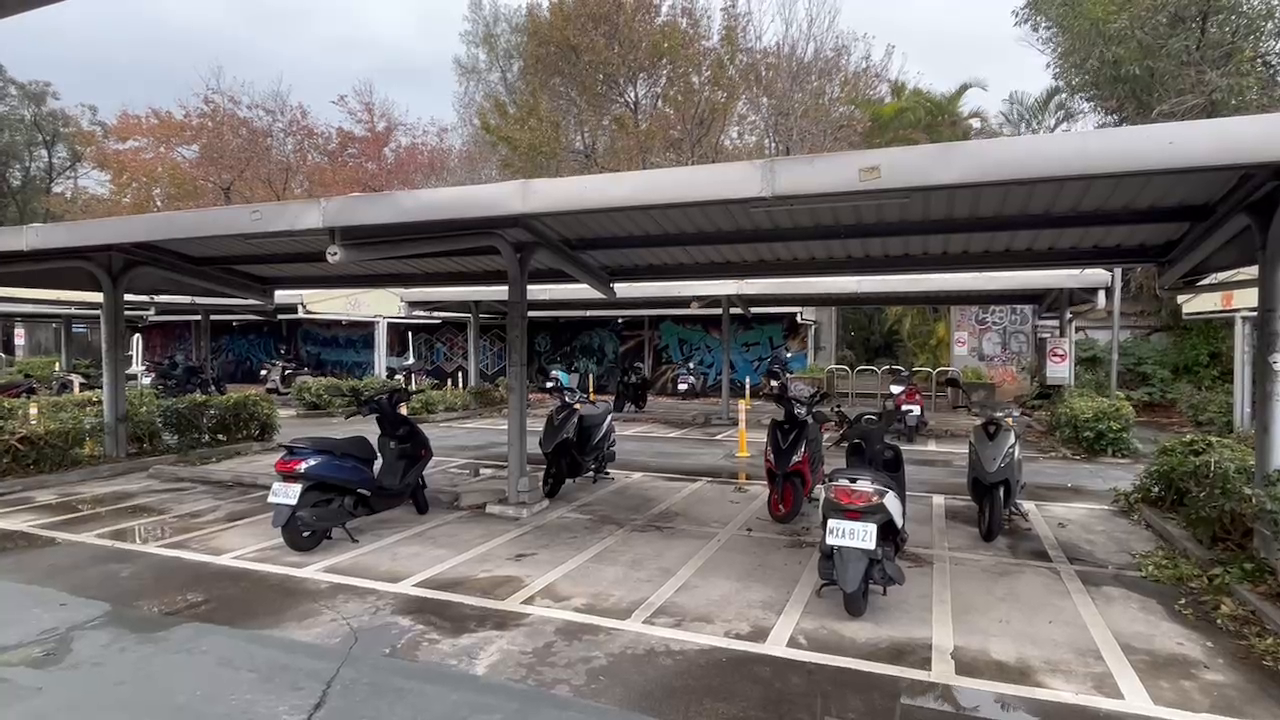
#> input picture frame 14 of 727509327.063853.mp4, 1280 x 720 px
$ python whitevideo.py
#> lines starting #> are read from the running program, lines starting #| are printed output that depends on the picture; after the words box and inside, x2 and y2 are one past the last pixel; in counts of white or black regions, pixels touching at a corner belong together
import cv2
import numpy as np

# 讀取影片
cap = cv2.VideoCapture("C:/Users/user/Desktop/parking/727509327.063853.mp4")

while cap.isOpened():
    ret, frame = cap.read()
#> frame is the input picture: shape (720, 1280, 3); mean B, G, R 110.4, 112.7, 117.9
    if not ret:
        break

    # 將影片轉換為HSV色彩空間更容易捕捉顏色資訊
    hsv = cv2.cvtColor(frame, cv2.COLOR_BGR2HSV)
#> hsv: shape (720, 1280, 3); mean H, S, V 61.8, 42.5, 120.9

    # 定義白色的HSV範圍 停車格是白色
    lower_white = np.array([0, 0, 200])
    upper_white = np.array([255, 30, 255])
    #定義的上下界（lower_white 和 upper_white）
    #來創建一個二值化的遮罩（mask），將在這個範圍內的像素設為255，其他的設為0
    #這樣得到的遮罩即表示原始影像中屬於白色範圍的部分
    #這樣的二值化遮罩在後續的處理中可以用來標記或者過濾出白色的區域。

    # 根據HSV範圍過濾白色區域
    mask_white = cv2.inRange(hsv, lower_white, upper_white)
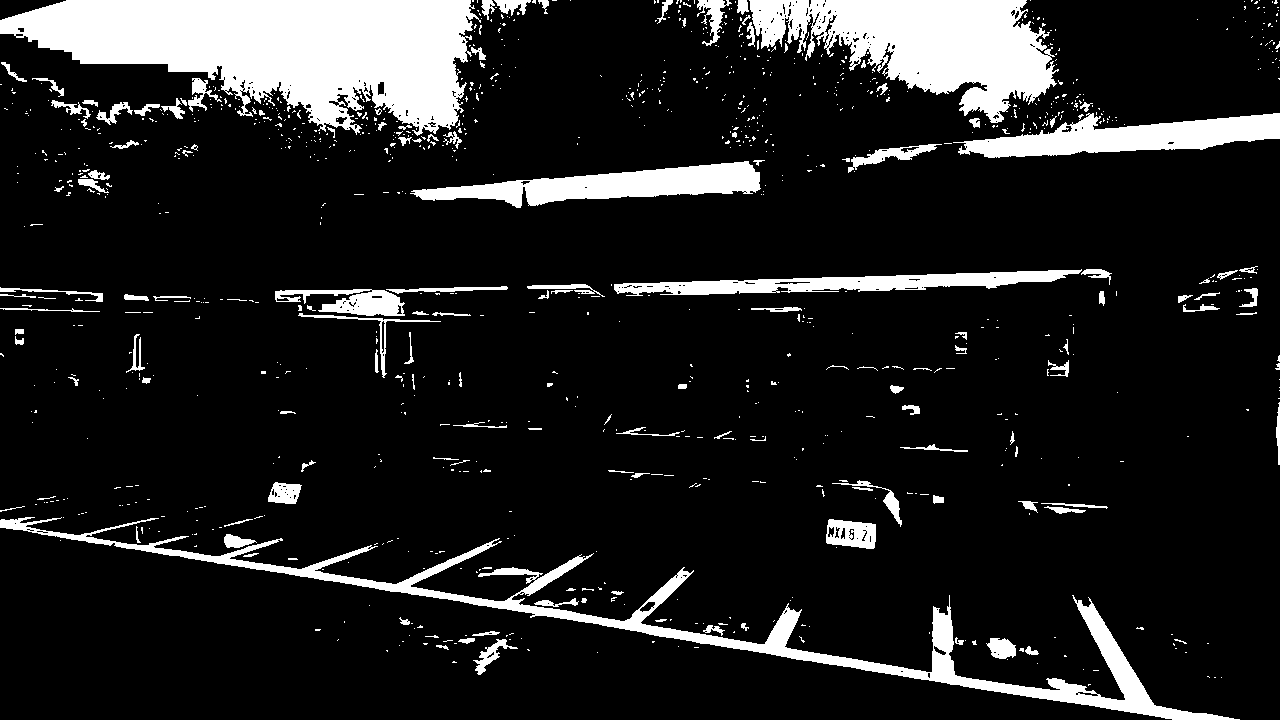
#> mask_white: shape (720, 1280); 13% white; 1034 white regions (887 under 20 px), largest, box (x1, y1, x2, y2) and area: (0, 0, 481, 136) 39160, (749, 0, 1059, 123) 20592, (0, 517, 1240, 720) 18186

    # 進行形態學轉換來填充小的空洞，這裡使用開運算
    kernel = np.ones((5, 5), np.uint8)

    #用來消除白色區域中的小的空洞確保得到一個更連續的區域
    mask_white = cv2.morphologyEx(mask_white, cv2.MORPH_OPEN, kernel)
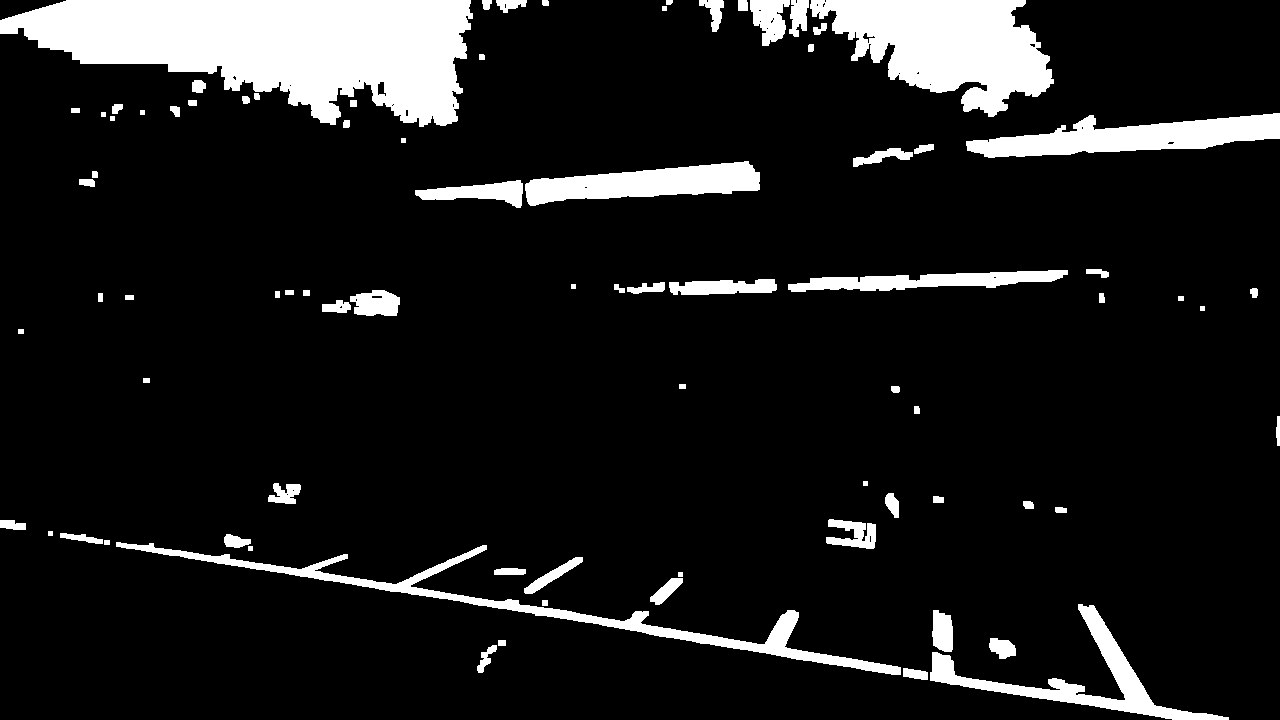
#> mask_white: shape (720, 1280); 10.9% white; 82 white regions, largest, box (x1, y1, x2, y2) and area: (0, 0, 473, 127) 37472, (810, 0, 1054, 117) 16865, (116, 542, 901, 675) 8129

    # 在原始影片上標記白色區域
    result = cv2.bitwise_and(frame, frame, mask=mask_white)
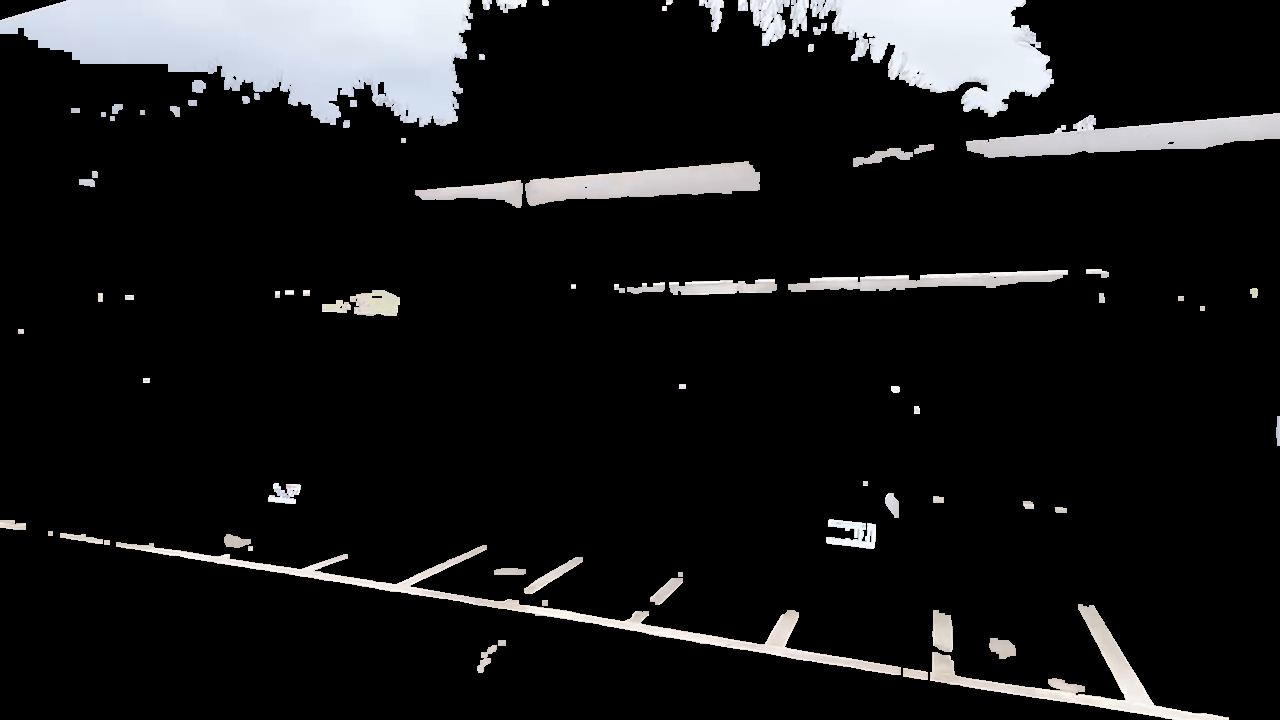
#> result: shape (720, 1280, 3); mean B, G, R 24.9, 24.2, 24

    # 顯示處理後的影片
    cv2.imshow('Parking Lot Detection', result)

    # 'q' 鍵退出迴圈
    key = cv2.waitKey(1)
#> (key q is pressed here)
    if key & 0xFF == ord('q'):
        break

cap.release()
cv2.destroyAllWindows()

$ run again, starting later in the video
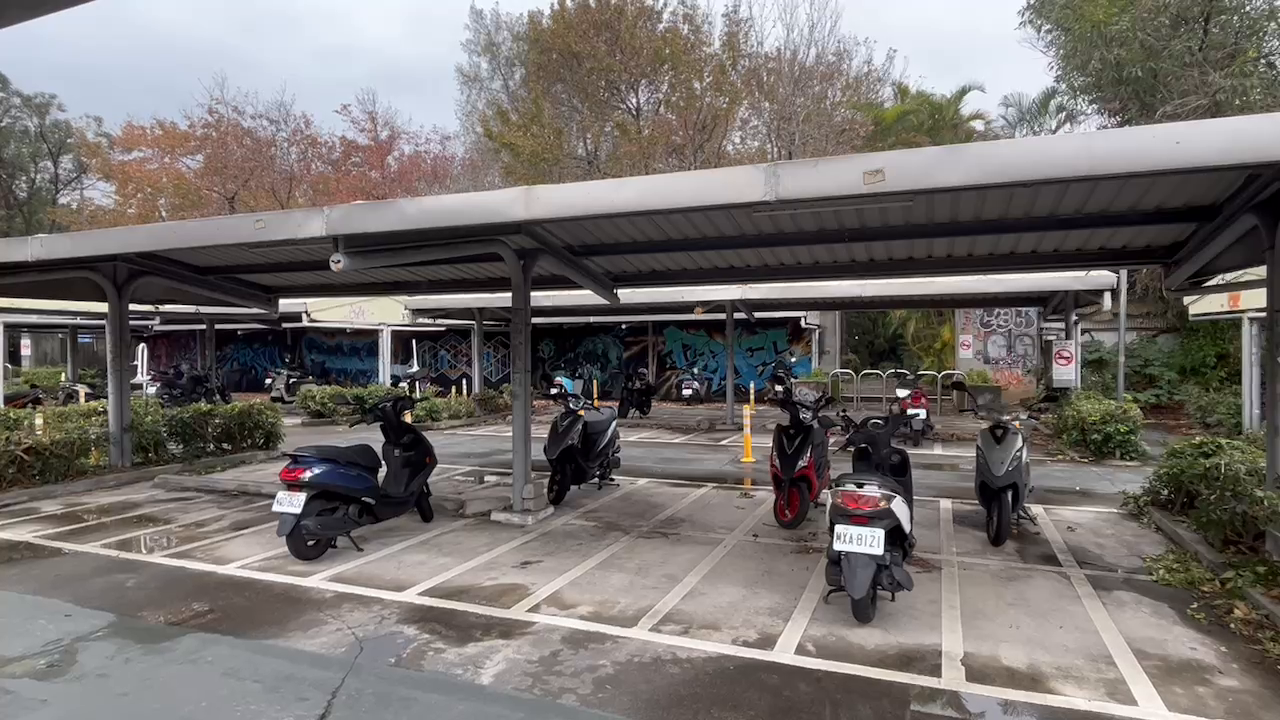
#> input picture frame 64 of 727509327.063853.mp4, 1280 x 720 px
#> frame is the input picture: shape (720, 1280, 3); mean B, G, R 110.5, 112.9, 117.7
#> hsv: shape (720, 1280, 3); mean H, S, V 62.5, 43.1, 121
#> `mask_white = cv2.inRange(hsv, lower_white, upper_white)`:
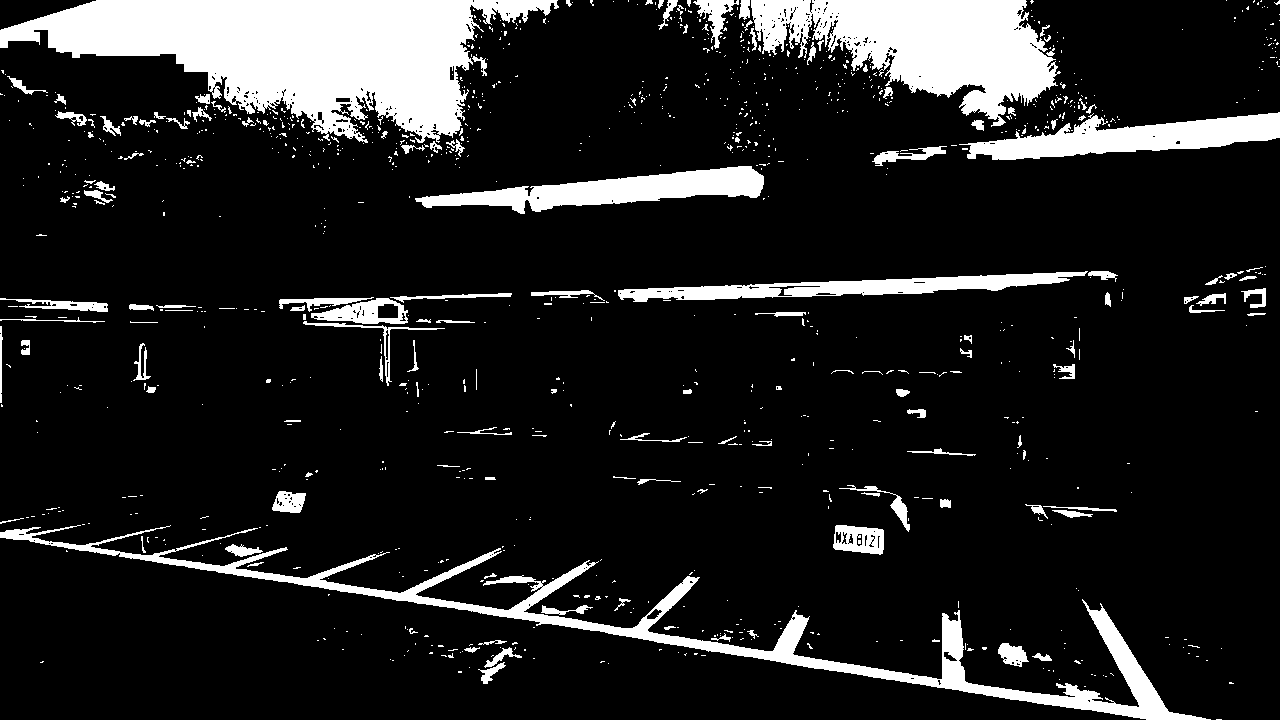
#> mask_white: shape (720, 1280); 13.2% white; 1074 white regions (929 under 20 px), largest, box (x1, y1, x2, y2) and area: (0, 0, 559, 143) 41051, (751, 0, 1061, 127) 21005, (0, 525, 1211, 720) 18353
#> `result = cv2.bitwise_and(frame, frame, mask=mask_white)`:
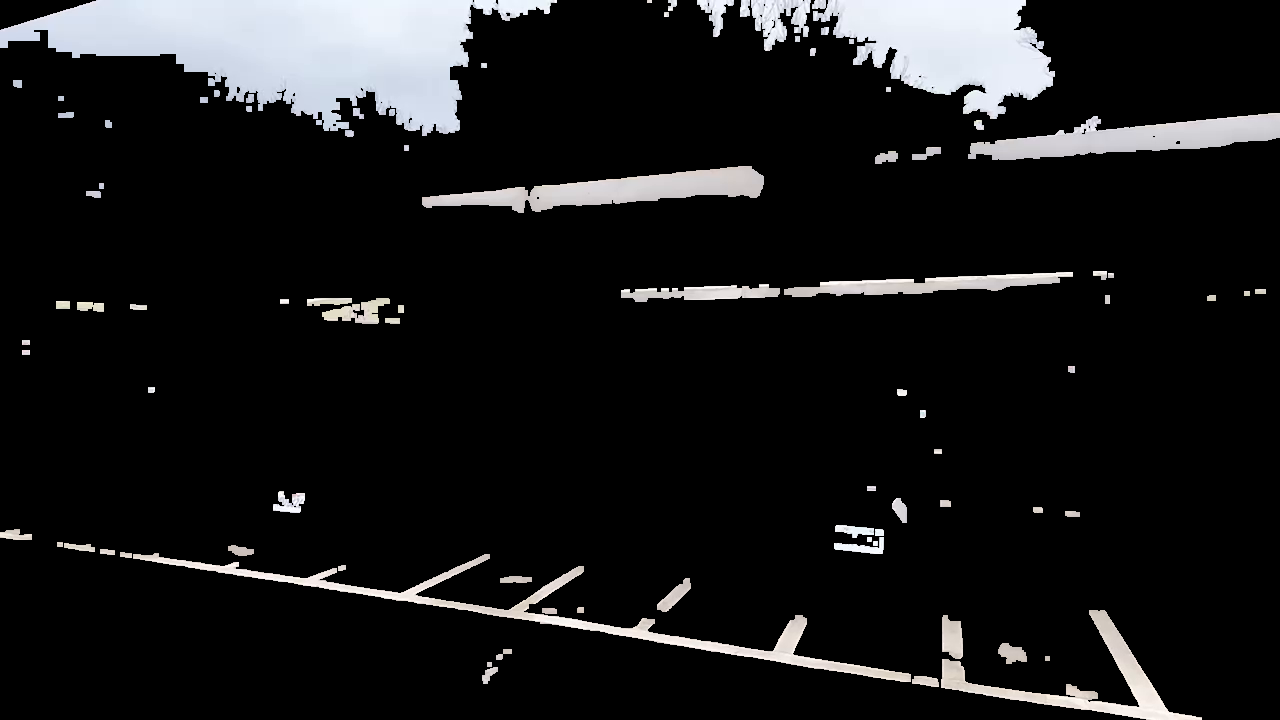
#> result: shape (720, 1280, 3); mean B, G, R 25.4, 24.7, 24.5

$ run again, starting later in the video
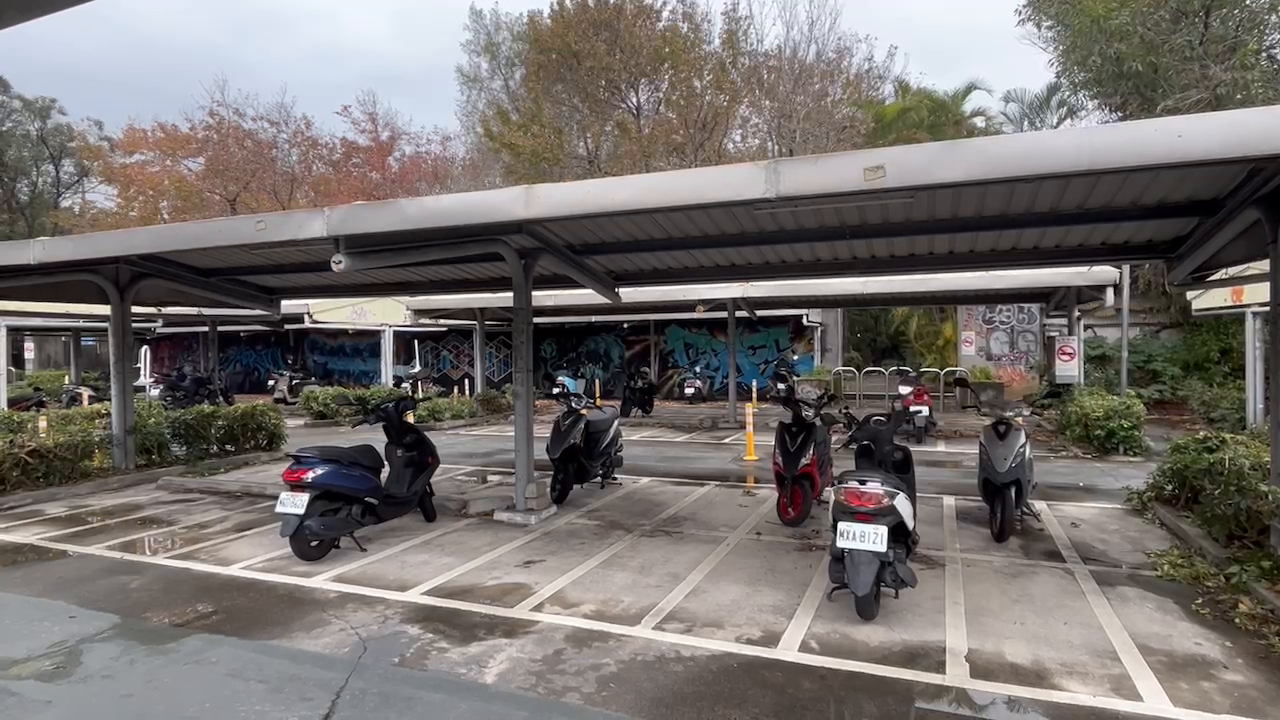
#> input picture frame 115 of 727509327.063853.mp4, 1280 x 720 px
#> frame is the input picture: shape (720, 1280, 3); mean B, G, R 111, 113.2, 118.2
#> hsv: shape (720, 1280, 3); mean H, S, V 61.4, 42.7, 121.5
#> `mask_white = cv2.inRange(hsv, lower_white, upper_white)`:
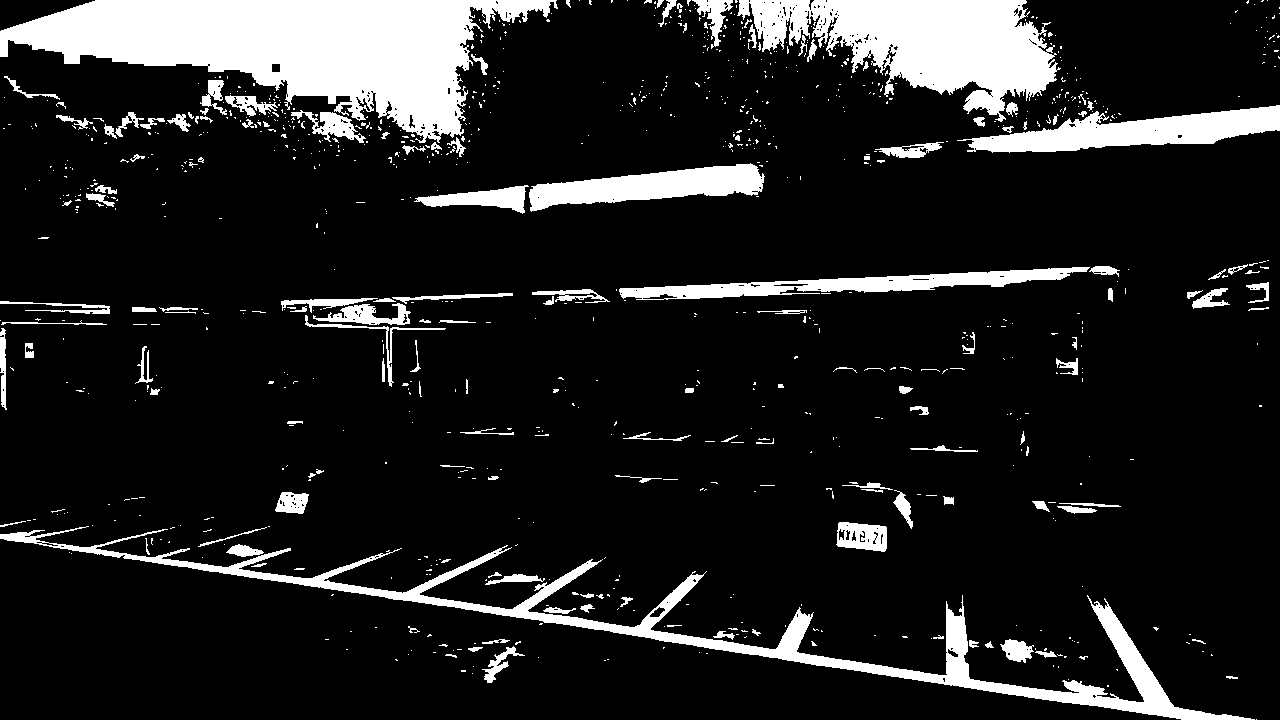
#> mask_white: shape (720, 1280); 13% white; 936 white regions (787 under 20 px), largest, box (x1, y1, x2, y2) and area: (0, 0, 558, 143) 38590, (737, 0, 1061, 122) 20411, (0, 526, 1255, 720) 18410
#> `result = cv2.bitwise_and(frame, frame, mask=mask_white)`:
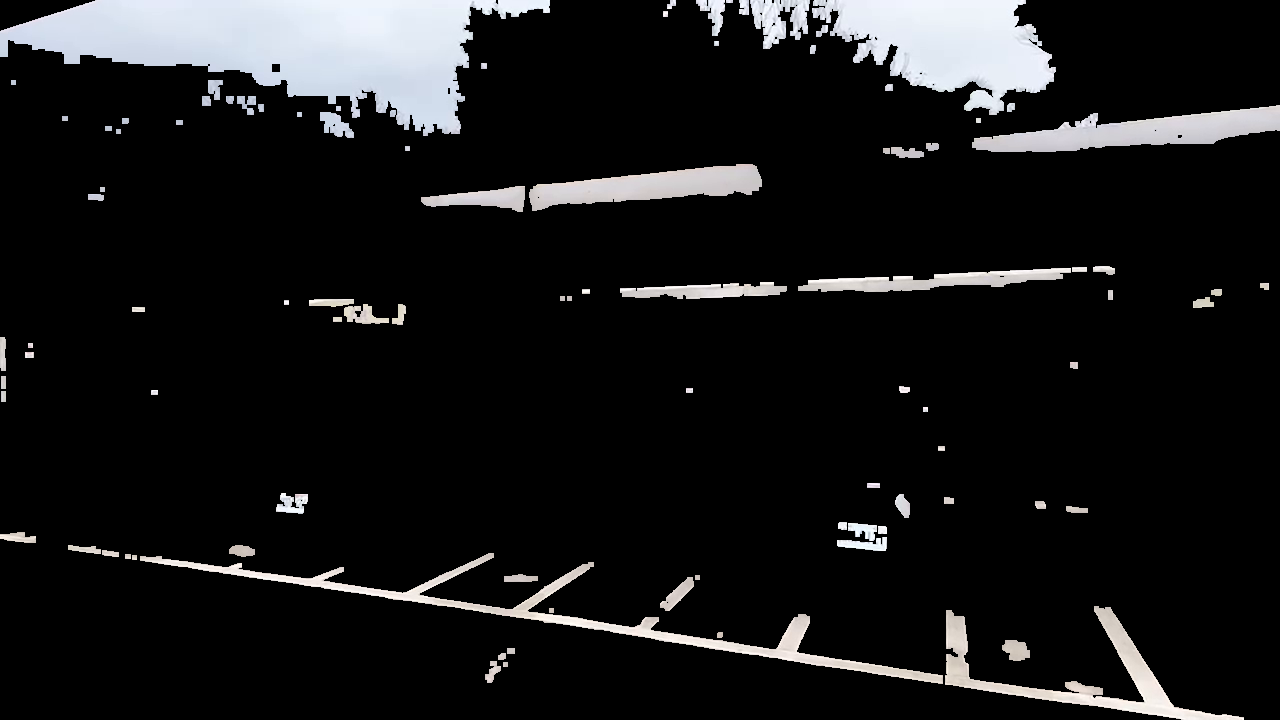
#> result: shape (720, 1280, 3); mean B, G, R 25.1, 24.5, 24.3
